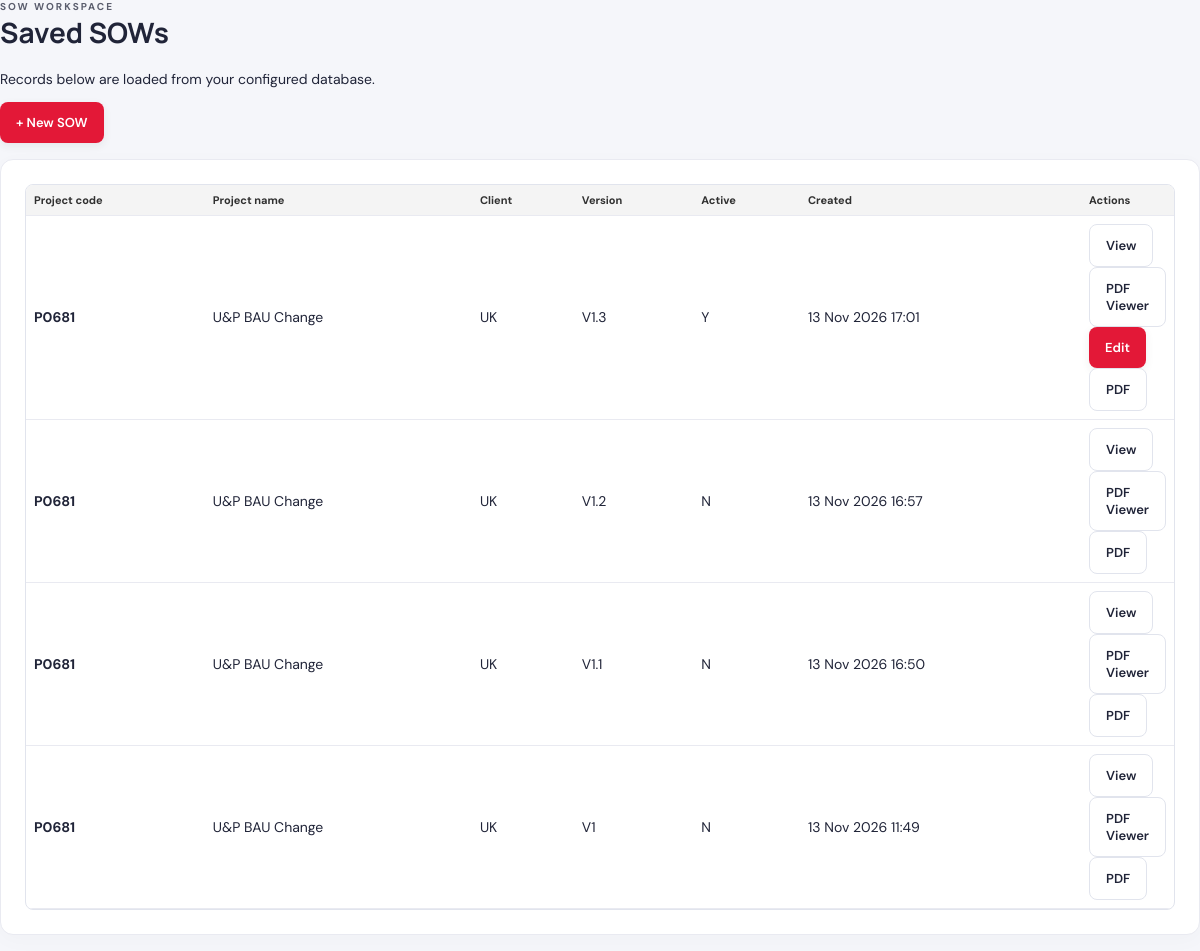
Page /sows on the earlier database version.
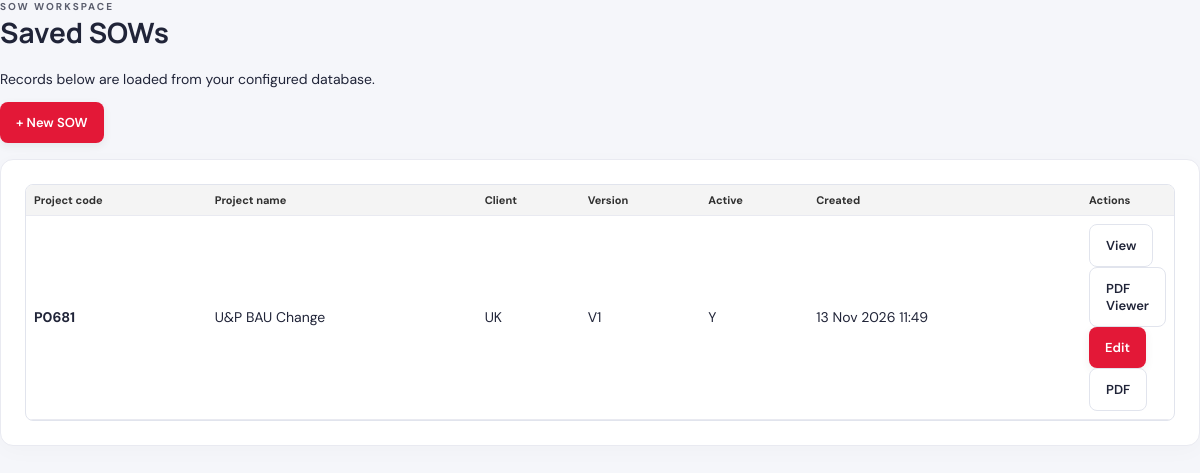
Same page on the later database version.
### app.py (models this page shows, shortened)
class SowProject(db.Model):
    __tablename__ = "sow_projects"
    id = db.Column(db.Integer, primary_key=True)
    project_code = db.Column(db.String(30), nullable=False, index=True)
    project_name = db.Column(db.String(100), nullable=False)
    project_team = db.Column(db.String(100))
    project_type = db.Column(db.String(100))
    start_date = db.Column(db.Date)
    end_date = db.Column(db.Date)
    fte_count = db.Column(db.Numeric(8, 2))
    region = db.Column(db.String(100))
    client_name = db.Column(db.String(150))
    business_lead = db.Column(db.String(150))
    business_lead_designation = db.Column(db.String(150))
    business_lead_email = db.Column(db.String(255))
    billing_model = db.Column(db.String(100))
    change_effective_date = db.Column(db.Date)
    already_agreed_fte = db.Column(db.String(10))
    project_cost_inr = db.Column(db.Numeric(14, 2))
    billing_currency = db.Column(db.String(10))
    fx_rate = db.Column(db.Numeric(12, 4))
    project_cost_fx = db.Column(db.Numeric(14, 2))
    travel_cost_inr = db.Column(db.Numeric(14, 2))
    travel_currency = db.Column(db.String(10))
    travel_fx_rate = db.Column(db.Numeric(12, 4))
    travel_cost_fx = db.Column(db.Numeric(14, 2))
    executive_summary = db.Column(db.Text)
    background = db.Column(db.Text)
    in_scope = db.Column(db.Text)
    out_of_scope = db.Column(db.Text)
    dependencies_risks = db.Column(db.Text)
    required_skills = db.Column(db.Text)
    software_required = db.Column(db.Text)
    other_notes = db.Column(db.Text)
    declarations = db.Column(db.Text)
    sow_version = db.Column(db.String(30), nullable=False, default="V1")
    active_flag = db.Column(db.String(1), nullable=False, default="Y", index=True)
    change_summary = db.Column(db.Text)
    milestones_json = db.Column(db.Text, nullable=False, default="[]")
    created_at = db.Column(db.DateTime, default=datetime.utcnow, nullable=False)
    resources = db.relationship(
        "SowResource", backref="project", cascade="all, delete-orphan",
        order_by="SowResource.sort_order"
    )

### app.py (the view)
@app.route("/sows")
def list_projects():
    projects = SowProject.query.order_by(SowProject.created_at.desc(), SowProject.id.desc()).all()
    return render_template("sows.html", projects=projects)

### app.py (called while the page is built)
@app.before_request
def initialize_database_schema():
    ensure_schema()

### templates/sows.html
<!doctype html>
<html lang="en"><head><meta charset="utf-8"><meta name="viewport" content="width=device-width, initial-scale=1"><title>Saved SOWs</title><link rel="stylesheet" href="{{ url_for('static', filename='style.css') }}"></head>
<body><div class="app-shell"><header class="app-header"><div><div class="eyebrow">SOW WORKSPACE</div><h1>Saved SOWs</h1><p>Records below are loaded from your configured database.</p></div><div class="header-actions"><a class="btn btn-primary" href="{{ url_for('index') }}">+ New SOW</a></div></header>
<main class="form-layout"><section class="panel"><div class="table-wrap"><table><thead><tr><th>Project code</th><th>Project name</th><th>Client</th><th>Version</th><th>Active</th><th>Created</th><th>Actions</th></tr></thead><tbody>
{% for p in projects %}<tr><td><strong>{{ p.project_code }}</strong></td><td>{{ p.project_name }}</td><td>{{ p.client_name or '—' }}</td><td>{{ p.sow_version or 'V1' }}</td><td>{{ 'Y' if p.active_flag == 'Y' else 'N' }}</td><td>{{ p.created_at.strftime('%d %b %Y %H:%M') if p.created_at else '—' }}</td><td><a class="btn btn-light" href="{{ url_for('print_project', project_id=p.id) }}">View</a> <a class="btn btn-light" href="{{ url_for('project_view', EntryId=p.id) }}">PDF Viewer</a> {% if p.active_flag == 'Y' %}<a class="btn btn-primary" href="{{ url_for('edit_project', project_id=p.id) }}">Edit</a>{% endif %} <a class="btn btn-light" href="{{ url_for('download_project_pdf', project_id=p.id) }}">PDF</a></td></tr>
{% else %}<tr><td colspan="7">No saved SOWs yet. Create a new SOW to get started.</td></tr>{% endfor %}</tbody></table></div></section></main></div></body></html>

### static/style.css (style rules this page uses)
:root { --ink:#202438;--muted:#70778b;--line:#e1e4ed;--bg:#f5f6fa;--purple:#35245e;--purple2:#5d47a1;--accent:#7763c5;--white:#fff }
* { box-sizing:border-box }
body { margin:0;background:var(--bg);color:var(--ink);font-family:'DM Sans',Arial,sans-serif;font-size:14px }
h1,h2,h3,p { margin-top:0 }
h1,h2,h3 { font-family:Manrope,Arial,sans-serif }
.eyebrow { font-size:10px;font-weight:700;letter-spacing:2px;opacity:.72 }
.btn { font:600 13px 'DM Sans',sans-serif;border:0;border-radius:8px;padding:12px 16px;cursor:pointer;text-decoration:none;display:inline-flex;align-items:center;justify-content:center;gap:8px }
.btn-primary { background:var(--purple2);color:white;box-shadow:0 3px 8px #35245e20 }
.btn-light { background:white;color:var(--ink);border:1px solid var(--line) }
.panel { background:white;border:1px solid #e9eaf1;border-radius:13px;padding:24px;margin:16px 0;box-shadow:0 5px 22px #27233b06 }
.table-wrap { width:100%;overflow-x:auto;border:1px solid var(--line);border-radius:8px }
table { width:100%;border-collapse:collapse }
th { background:#f2f0f8;color:#4b4267;font-size:11px;text-align:left;font-weight:700;white-space:nowrap }
th,td { padding:8px;border-bottom:1px solid #e9eaf1 }
td:last-child { width:35px }
body { background:var(--bg);color:var(--ink) }
.btn-primary { background:#e31837;box-shadow:0 3px 8px #30303014 }
th { background:#f4f4f4;color:#303030 }

Differences in the rows shown:
removed SowProject: project_code "P0681", project_name "U&P BAU Change", client_name "UK", sow_version "V1.3", active_flag "Y", created_at "13 Nov 2026 17:01"
removed SowProject: project_code "P0681", project_name "U&P BAU Change", client_name "UK", sow_version "V1.2", active_flag "N", created_at "13 Nov 2026 16:57"
removed SowProject: project_code "P0681", project_name "U&P BAU Change", client_name "UK", sow_version "V1.1", active_flag "N", created_at "13 Nov 2026 16:50"
changed SowProject "U&P BAU Change": active_flag "N" → "Y"; now shows "Edit"
